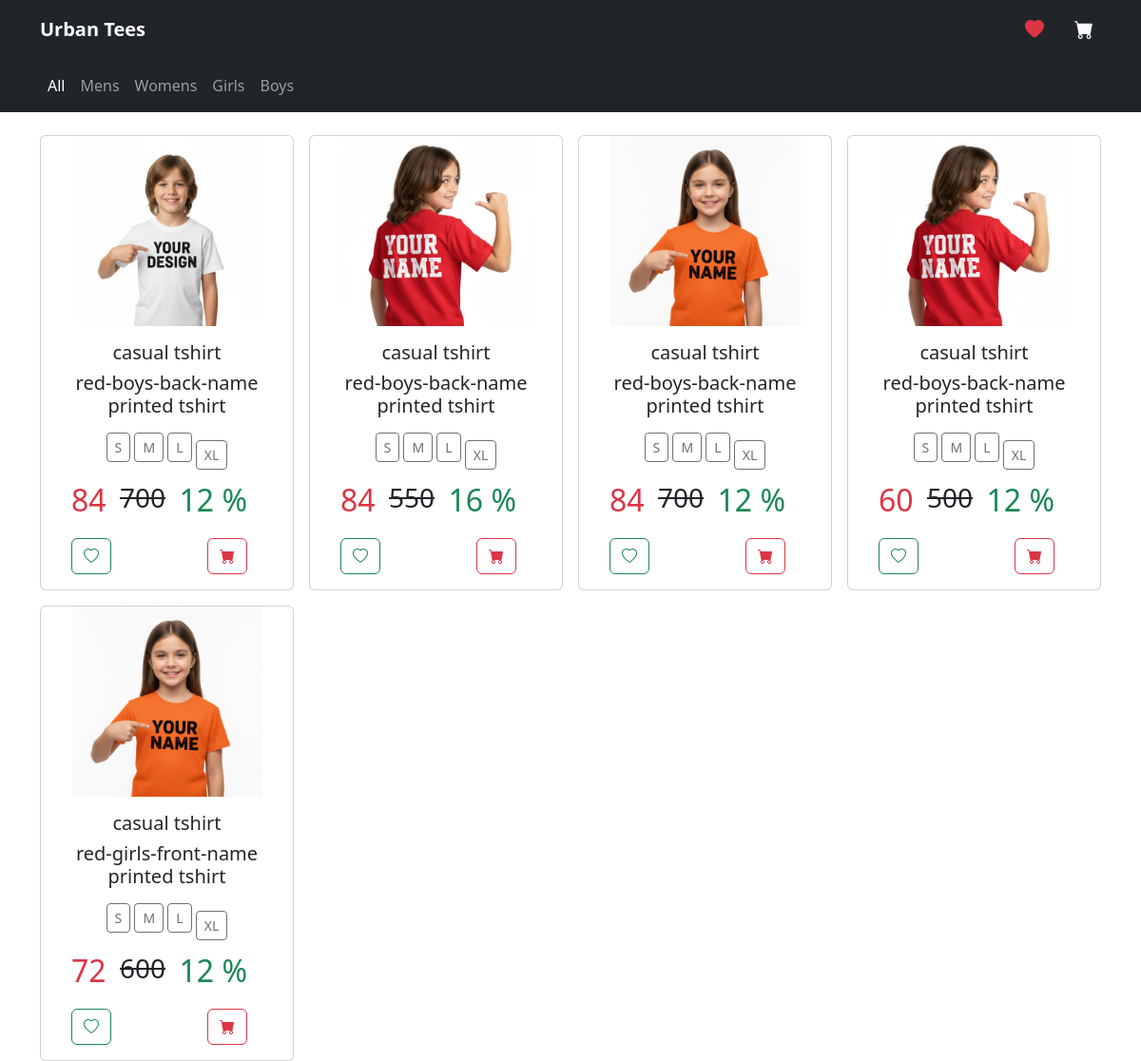
The page /user_products on the database as committed earlier.
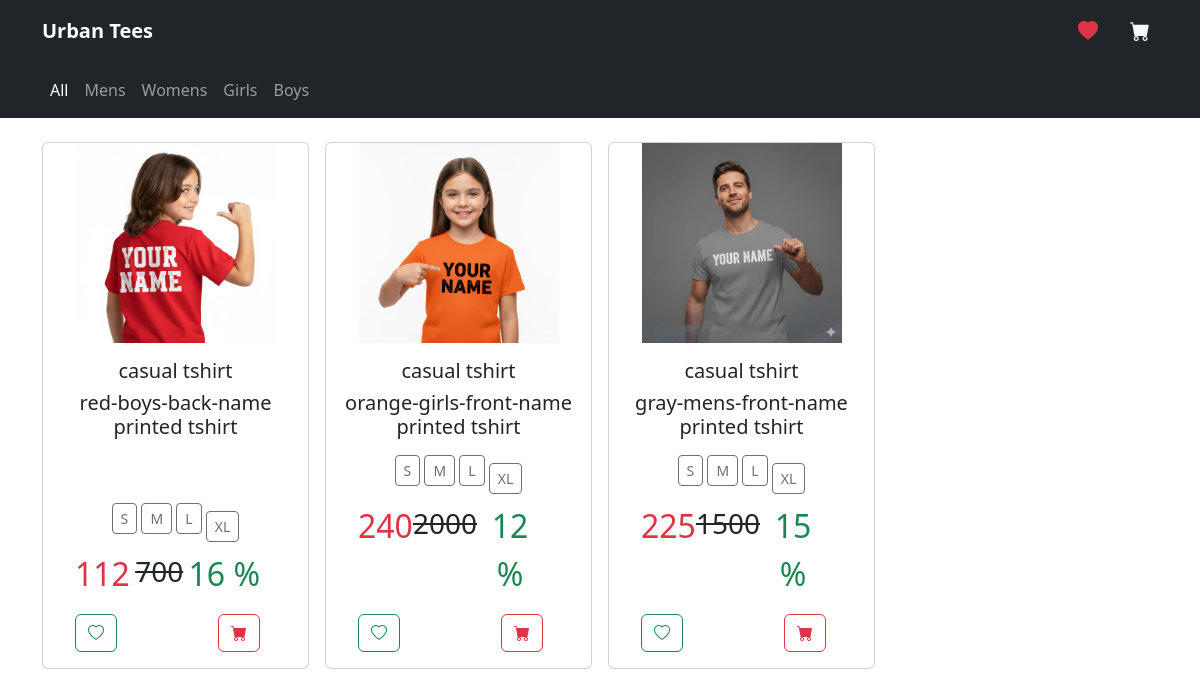
The same page on the database as committed later.
### urban_tees_app/models.py (models this page shows, shortened)
class Product(models.Model):
    CATEGORY_CHOICES = [
        ('mens', 'Mens'),
        ('womens', 'Womens'),
        ('girls', 'Girls'),
        ('boys', 'Boys'),
    ]
    item_image1 = models.CharField(max_length=255)
    item_image2 = models.CharField(max_length=255)
    item_image3 = models.CharField(max_length=255)
    item_image4 = models.CharField(max_length=255)
    item_name = models.CharField(max_length=255)
    item_description = models.CharField(max_length=255)
    new_price = models.IntegerField()
    old_price = models.IntegerField()
    offer = models.IntegerField()
    category = models.CharField(max_length=10, choices=CATEGORY_CHOICES)
    small_size=models.IntegerField()
    medium_size=models.IntegerField()
    large_size=models.IntegerField()
    extralarge_size=models.IntegerField()

### urban_tees_app/views.py (the view)
# urls.py: path('user_products', views.user_products, name='user_products'),
def user_products(request, category=None):
    categories = ['mens', 'womens', 'girls', 'boys']
    if category in categories:
        item_details = Product.objects.filter(category=category)
    else:
        item_details = Product.objects.all()
    return render(request, 'user_products.html', {
        'item':item_details,
        'category': category,
    })

### urban_tees_app/templates/user_products.html (shortened to what the changed rows need)
<!DOCTYPE html>
<html lang="en">
<head>
    <link href="https://cdn.jsdelivr.net/npm/bootstrap@5.3.3/dist/css/bootstrap.min.css" rel="stylesheet">
    <link href="https://cdn.jsdelivr.net/npm/bootstrap-icons@1.10.5/font/bootstrap-icons.css" rel="stylesheet">
</head>
<body>
    {% load static %}
    <div class="grid text-center container-fluid" style="--bs-columns: 3;">
        <div class="container mt-4">
            <div class="row g-3">
                {% for pro in item %}
                <div class="col-12 col-sm-6 col-md-4 col-lg-3 d-flex">
                    <div class="card w-100">
                        <a href="{% url 'user_single_product' pro.id %}">
                            <img src="{% static pro.item_image1 %}" class="card-img-top" alt="product image"
                                style="height: auto; max-height: 200px; object-fit: contain;">
                        </a>
                        <div class="card-body">
                            <h5 class="card-title">{{ pro.item_name }}</h5>
                            <h5 class="card-text ">{{ pro.item_description }}</h5>
                        </div>
                        <div>
                            <p class="card-text btn btn-outline-dark btn-sm disabled">S</p>
                            <p class="card-text btn btn-outline-dark btn-sm disabled">M</p>
                            <p class="card-text btn btn-outline-dark btn-sm disabled">L</p>
                            <p class="card-text btn btn-outline-dark btn-sm disabled">XL</p>
                        </div>
                        <ul class="d-flex justify-content-between me-5">
                            <li class="list-group-item text-danger fs-2"><strong></strong> {{ pro.new_price }}</li>
                            <li class="list-group-item fs-3"><del>{{ pro.old_price }}</del></li>
                            <li class="list-group-item text-success fs-2">{{ pro.offer }} %</li>
                        </ul>
                        <ul class=" d-flex justify-content-between me-5">
                            <a class="btn btn-outline-success" href="{% url 'wishlist_page'  %}">
                                <i class="bi bi-heart"></i> </a>
                            <a class="btn btn-outline-danger" href="{% url 'cart_page' %}">
                                <i class="bi bi-cart-fill"></i>
                            </a>
                        </ul>
                    </div>
                </div>
                {% endfor %}
            </div>
        </div>
    </div>
</body>
</html>

Rows that differ between the two databases and show on the page:
removed Product: item_image1 (picture), item_name "casual tshirt", item_description "red-boys-back-name printed tshirt", new_price "84", old_price "700", offer "12"
removed Product: item_image1 (picture), item_name "casual tshirt", item_description "red-boys-back-name printed tshirt", new_price "84", old_price "700", offer "12"
removed Product: item_image1 (picture), item_name "casual tshirt", item_description "red-boys-back-name printed tshirt", new_price "60", old_price "500", offer "12"
removed Product: item_image1 (picture), item_name "casual tshirt", item_description "red-girls-front-name printed tshirt", new_price "72", old_price "600", offer "12"
changed Product "red-boys-back-name printed tshirt": new_price "84" → "112"; old_price "550" → "700"
added Product: item_image1 (picture), item_name "casual tshirt", item_description "orange-girls-front-name printed tshirt", new_price "240", old_price "2000", offer "12"
added Product: item_image1 (picture), item_name "casual tshirt", item_description "gray-mens-front-name printed tshirt", new_price "225", old_price "1500", offer "15"
